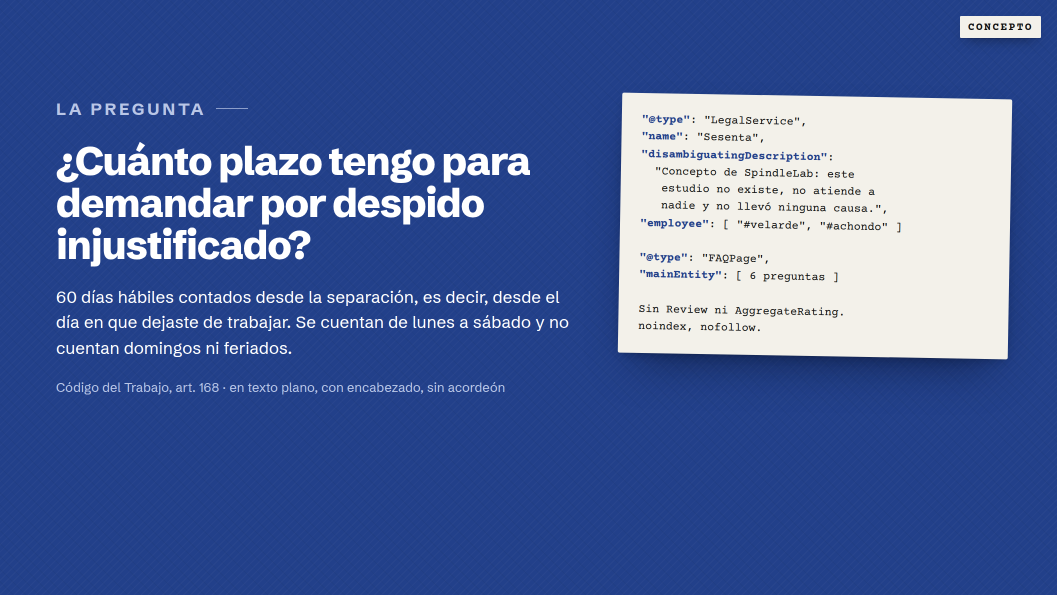
#> input picture marketing/portafolio/06-sesenta/identidad/placas/16x9-pregunta-lienzo.png, 2114 x 1190 px, given in place of landing-1440-primera.jpg, which was not available (shown at 1/2 size)
$ python medios.py
#> lines starting #> are read from the running program, lines starting #| are printed output that depends on the picture; pictures that were not available may be replaced by others from this repository, and a replacement may not be noted
#!/usr/bin/env python3
"""Medios de la dirección B (E12, paso 2). Lucía, 17-oct-2026.

Saca derivados livianos (WebP) de material que YA existe en el repo: las piezas de concepto de
Bruno (marketing/portafolio/0N-*), el material y las capturas de Praxi que juntó Diego
(e12/praxi/), dos capturas del build local (herramientas/capturas-obra.mjs) y, desde el 18-oct,
las capturas planas de los tres sitios vivos (herramientas/capturas-vivas.mjs), que reemplazan a
las maquetas de dispositivo de spindlelab-astro/public/assets/img/obra/ (defecto 8 del acta del
paso 2: el lock pide la pieza plana en su marco). No genera nada: recorta, achica y convierte. Los videos de Praxi pasan de H.264 a VP9 porque el Chromium de Playwright no
reproduce H.264 (inventario-praxi §1).

Uso:  python3 -I medios.py <carpeta de capturas-obra.mjs> <carpeta de capturas-vivas.mjs> [archivo,archivo]
Escribe en ../medios/ y deja ../datos/medios.json con origen, recorte y peso de cada archivo. Con la
lista del final rehace solo esos archivos y conserva en medios.json las filas de los demás (así una
corrección no vuelve a codificar los videos, que no salen idénticos byte a byte).
"""
import json
import os
import subprocess
import sys

from PIL import Image

AQUI = os.path.dirname(os.path.abspath(__file__))
B = os.path.dirname(AQUI)
RAIZ = os.path.abspath(os.path.join(B, *(['..'] * 8)))
SALIDA = os.path.join(B, 'medios')
CRUDO = sys.argv[1] if len(sys.argv) > 1 else ''
VIVAS = sys.argv[2] if len(sys.argv) > 2 else ''
SOLO = set(sys.argv[3].split(',')) if len(sys.argv) > 3 else None
PORT = os.path.join(RAIZ, 'marketing/portafolio')
PRAXI = os.path.join(RAIZ, 'marketing/oficina/obras-web/spindlelab-v3/e12/praxi')

registro = []


def guardar(origen, nombre, recorte=None, ancho=None, calidad=82, de=None):
#> called with nombre = 'v-praxi.webp', recorte = (1.33, 0.5, 0), ancho = 1080, calidad = 82
    if SOLO is not None and nombre not in SOLO:
        return
    im = Image.open(origen).convert('RGB')
#> im is the input picture: PIL image 2114x1190 RGB; mean R, G, B 75.2, 98.7, 156.2
    w, h = im.size
#> w = 2114; h = 1190
    if recorte:
        # recorte = (proporción, ancla_x, ancla_y): recorta a esa proporción desde el ancla (0 a 1)
        prop, ax, ay = recorte
        if w / h > prop:
            nw, nh = round(h * prop), h
#> nw = 1587; nh = 1190
        else:
            nw, nh = w, round(w / prop)
        x = round((w - nw) * ax)
#> x = 264
        y = round((h - nh) * ay)
#> y = 0
        im = im.crop((x, y, x + nw, y + nh))
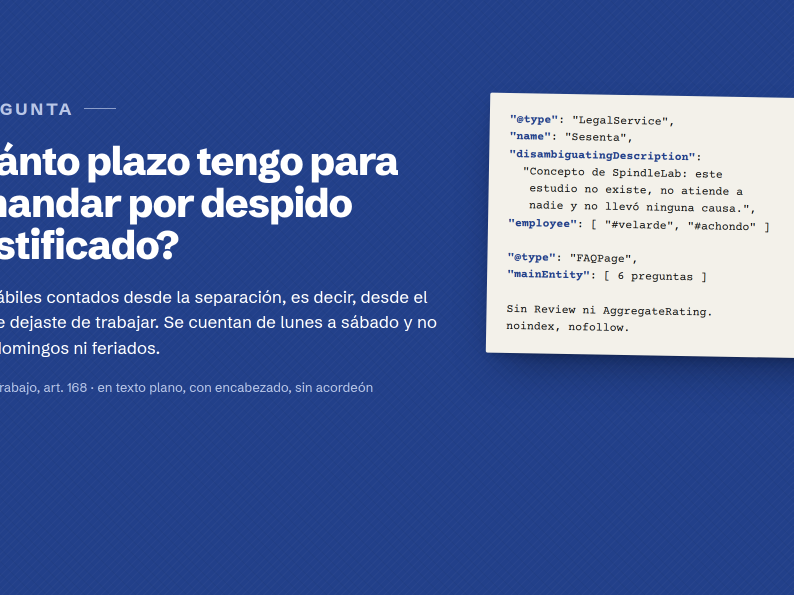
#> im: PIL image 1587x1190 RGB (shown at 1/2 size); mean R, G, B 76.2, 99.5, 156.6
    if ancho and im.size[0] > ancho:
        im = im.resize((ancho, round(im.size[1] * ancho / im.size[0])), Image.LANCZOS)
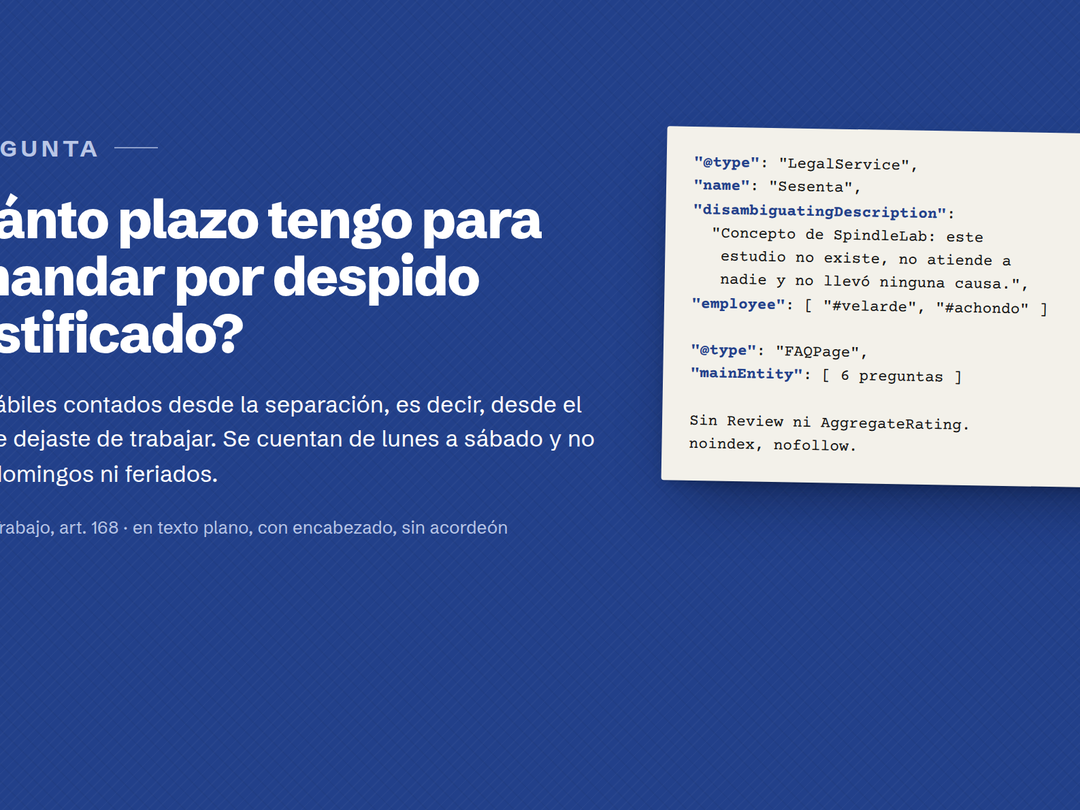
#> im: PIL image 1080x810 RGB; mean R, G, B 76.1, 99.4, 156.5
    destino = os.path.join(SALIDA, nombre)
    im.save(destino, 'WEBP', quality=calidad, method=6)
    registro.append({
        'archivo': nombre, 'origen': de or os.path.relpath(origen, RAIZ), 'recorte': recorte,
        'ancho': im.size[0], 'alto': im.size[1], 'bytes': os.path.getsize(destino),
    })


def video(origen, nombre, ancho):
    if SOLO is not None and nombre not in SOLO:
        return
    destino = os.path.join(SALIDA, nombre)
    subprocess.run(['ffmpeg', '-y', '-loglevel', 'error', '-i', origen, '-an', '-vf', f'scale={ancho}:-2',
                    '-c:v', 'libvpx-vp9', '-b:v', '0', '-crf', '34', '-row-mt', '1', '-pix_fmt', 'yuv420p',
                    destino], check=True)
    registro.append({'archivo': nombre, 'origen': os.path.relpath(origen, RAIZ), 'recorte': None,
                     'ancho': ancho, 'bytes': os.path.getsize(destino)})


os.makedirs(SALIDA, exist_ok=True)
C43 = (4 / 3, 0.5, 0.5)
C169_ARRIBA = (16 / 9, 0.5, 0.0)
C45_ARRIBA = (4 / 5, 0.5, 0.0)

# Visor del índice (4:3, el tercer formato del muro de Koto): una por entrada.
# Los tres sitios vivos van con su captura plana a 1440 × 1080 (antes, la maqueta de dispositivo).
VIVA = lambda i, url, vp: f'captura plana de {url} a {vp}, sitio vivo, 18-oct-2026 (herramientas/capturas-vivas.mjs)'
if VIVAS:
    guardar(f'{VIVAS}/combeau-fotografia-1440x1080.png', 'v-combeau-fotografia.webp', C43, 1080,
            de=VIVA('combeau-fotografia', 'https://bernardocombeau.cl/', '1440 × 1080'))
guardar(f'{PRAXI}/capturas/landing-1440-primera.jpg', 'v-praxi.webp', (4 / 3, 0.5, 0.0), 1080)
guardar(f'{PORT}/06-sesenta/identidad/portadas/sesenta-4x3.png', 'v-sesenta.webp', C43, 1050)
#> call 2 of guardar, with nombre = 'v-sesenta.webp', recorte = (1.33, 0.5, 0.5), ancho = 1050, calidad = 82
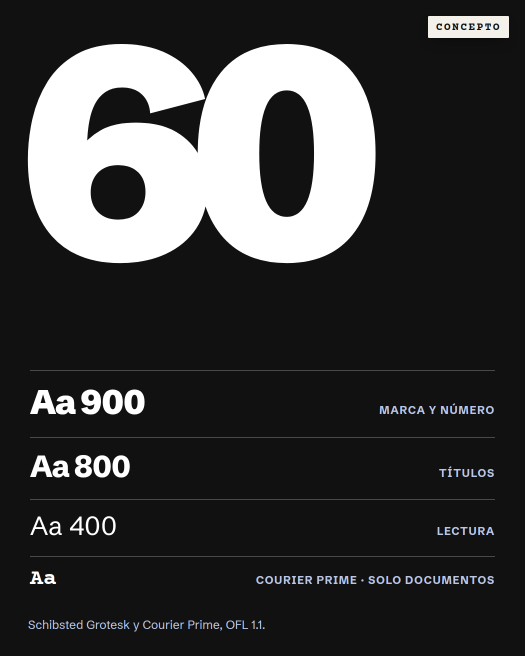
#> input picture marketing/portafolio/06-sesenta/identidad/placas/4x5-letra-tinta.png, 1050 x 1312 px, given in place of sesenta-4x3.png, which was not available (shown at 1/2 size)
#> in guardar, im is the input picture: PIL image 1050x1312 RGB; mean R, G, B 58.4, 58.5, 58.7
#> in guardar (call 2), `im = im.crop((x, y, x + nw, y + nh))`:
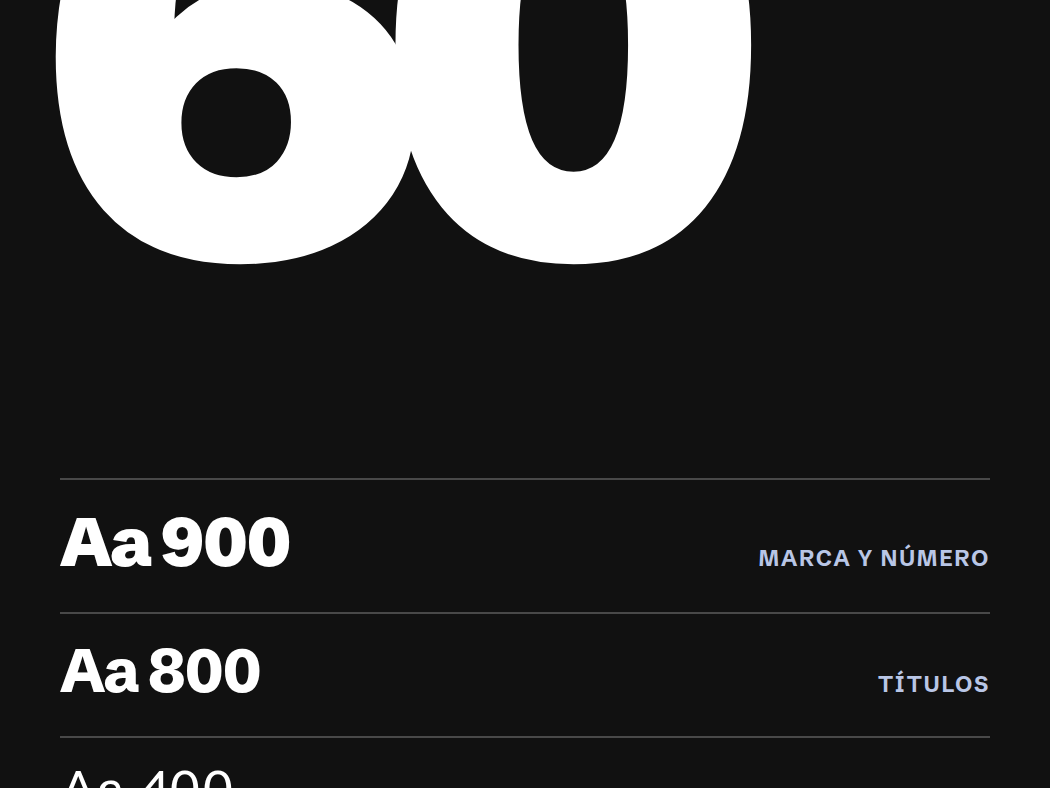
#> im: PIL image 1050x788 RGB; mean R, G, B 59.7, 59.8, 59.9
if VIVAS:
    guardar(f'{VIVAS}/verifica-y-cumple-1440x1080.png', 'v-verifica-y-cumple.webp', C43, 1080,
            de=VIVA('verifica-y-cumple', 'https://verifica.spindlelab.cl/', '1440 × 1080'))
guardar(f'{PORT}/05-ocelo/identidad/portadas/ocelo-43.png', 'v-ocelo.webp', C43, 1050)
if VIVAS:
    guardar(f'{VIVAS}/combeau-modelo-1440x1080.png', 'v-combeau-modelo.webp', C43, 1080,
            de=VIVA('combeau-modelo', 'https://bernardocombeau.cl/modelo/', '1440 × 1080'))
guardar(f'{PORT}/07-doceavo/identidad/portadas/portada-43.png', 'v-doceavo.webp', C43, 1050)
#> (the run stopped early here; a loop or call above may not have finished)
